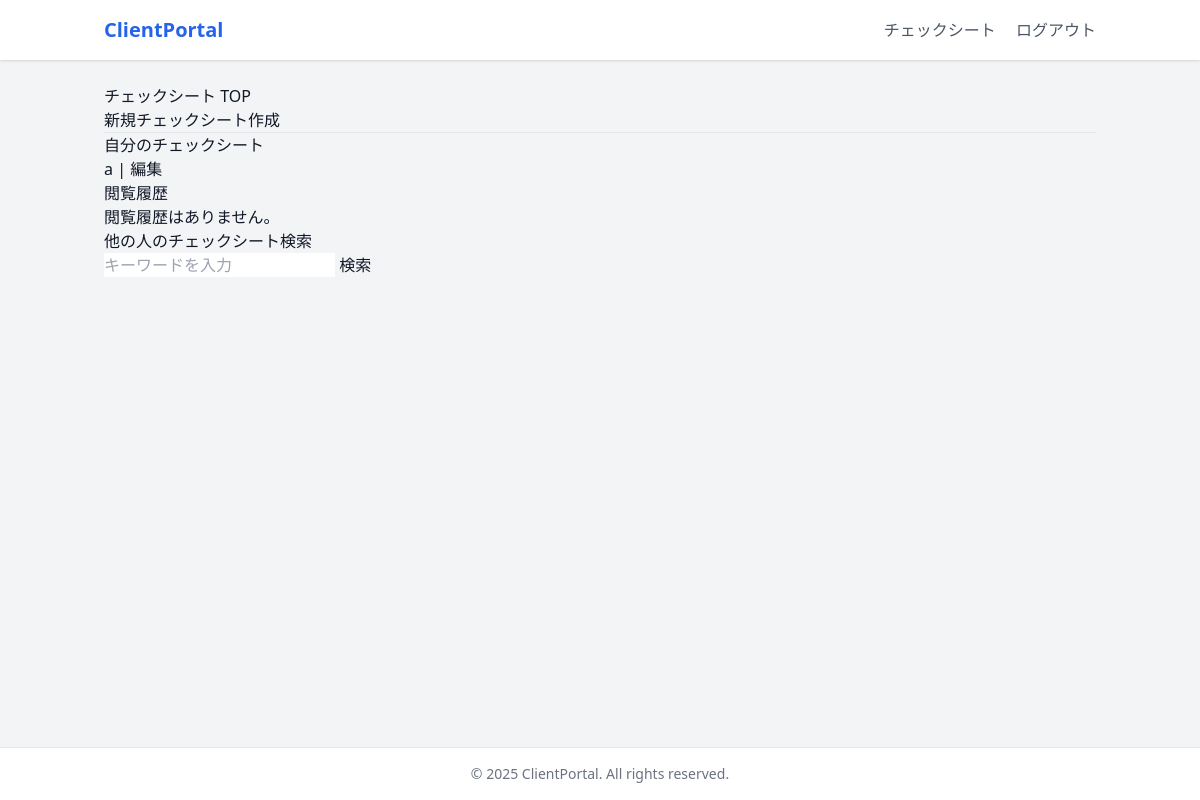
The app's page /check_sheet/ (signed in), older data.
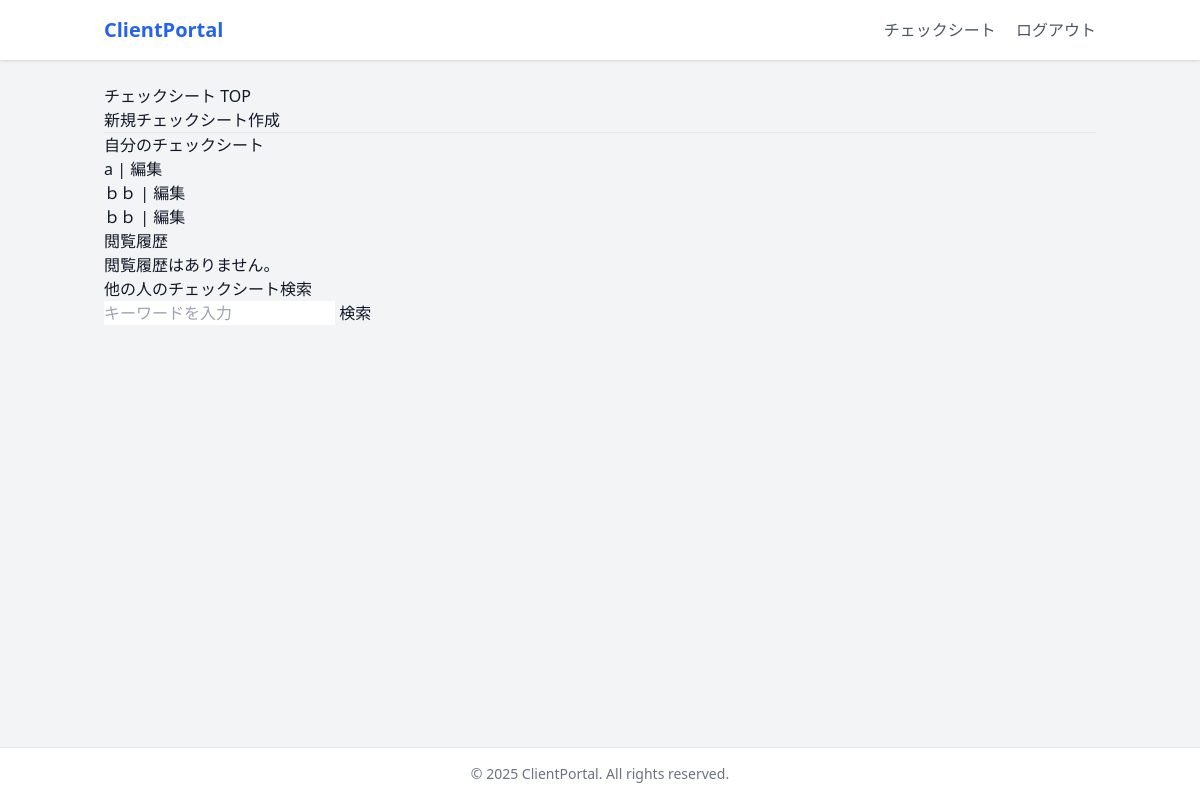
The same page, newer data.
### check_sheet/models.py (models this page shows, shortened)
class CheckSheet(models.Model):
    title = models.CharField(max_length=200, null=True, blank=True)  # チェックシートのタイトル
    description = models.TextField(null=True, blank=True)  # チェックシートの説明
    created_by = models.ForeignKey(User, on_delete=models.CASCADE, null=True, blank=True)  # 作成者（NRISユーザー）
    password = models.CharField(max_length=64, null=True, blank=True)  # クライアント用のパスワード
    id = models.CharField(primary_key=True, max_length=100, editable=False)
    system_name = models.CharField(max_length=100, null=True, blank=True)
    purpose = models.TextField(null=True, blank=True)
    environment = models.CharField(max_length=50, null=True, blank=True)
    language = models.CharField(max_length=50, null=True, blank=True)
    release_status = models.CharField(max_length=50, null=True, blank=True)
    url_or_ip = models.CharField(max_length=100, null=True, blank=True)
    host_name = models.CharField(max_length=100, null=True, blank=True)
    os = models.CharField(max_length=100, null=True, blank=True)
    web_server = models.CharField(max_length=100, null=True, blank=True)
    app_server = models.CharField(max_length=100, null=True, blank=True)
    framework = models.CharField(max_length=100, null=True, blank=True)
    db_server = models.CharField(max_length=100, null=True, blank=True)
    login_id = models.CharField(max_length=100, null=True, blank=True)
    login_password = models.CharField(max_length=100, null=True, blank=True)
    permission = models.CharField(max_length=100, null=True, blank=True)
    organization = models.CharField(max_length=100, null=True, blank=True)
    outsourcing_info = models.TextField(null=True, blank=True)
    aws_services = models.TextField(null=True, blank=True)
    session_timeout = models.IntegerField(null=True, blank=True)
    password_encryption = models.CharField(max_length=100, null=True, blank=True)
    password_expiry = models.IntegerField(null=True, blank=True)
    password_reuse_limit = models.IntegerField(null=True, blank=True)
    initial_password_change = models.BooleanField(null=True, blank=True)
    supported_browsers = models.TextField(null=True, blank=True)
    credit_card_info = models.TextField(null=True, blank=True)
    waf_info = models.TextField(null=True, blank=True)
    cms_info = models.TextField(null=True, blank=True)
    file_upload_info = models.TextField(null=True, blank=True)
    shell_info = models.TextField(null=True, blank=True)
    c_library_info = models.TextField(null=True, blank=True)
    log4j_info = models.TextField(null=True, blank=True)
    spring_info = models.TextField(null=True, blank=True)
    security_measures = models.TextField(null=True, blank=True)
    diagnostic_date = models.DateField(null=True, blank=True)
    diagnostic_time = models.TimeField(null=True, blank=True)
    extension_possible = models.BooleanField(null=True, blank=True)
    extension_contact = models.CharField(max_length=100, null=True, blank=True)
    report_recipient = models.CharField(max_length=100, null=True, blank=True)
    onsite_contact = models.CharField(max_length=100, null=True, blank=True)
    server_info = models.TextField(null=True, blank=True)
    diagnostic_ip_info = models.TextField(null=True, blank=True)
    diagnostic_notes = models.TextField(null=True, blank=True)

### check_sheet/views.py (the view)
# urls.py: path("", views.check_sheet_top, name="top"),
@guest_forbidden
def check_sheet_top(request):
    form = CheckSheetForm()
    my_sheets = CheckSheet.objects.filter(created_by=request.user)
    viewed_ids = request.session.get("viewed_check_sheets", [])
    viewed_sheets = CheckSheet.objects.filter(id__in=viewed_ids)
    q = request.GET.get("q")
    search_results = CheckSheet.objects.filter(title__icontains=q) if q else []
    context = {
        "form": form,
        "my_sheets": my_sheets,
        "viewed_sheets": viewed_sheets,
        "search_results": search_results,
    }
    return render(request, "check_sheet_top.html", context)

### check_sheet/forms.py
class CheckSheetForm(forms.ModelForm):
    class Meta:
        model = CheckSheet
        fields = ['title', 'description']  # ユーザーに入力してもらうフィールド

### core/functions/decorator.py (called while the page is built)
def guest_forbidden(view_func):
    @wraps(view_func)
    def _wrapped_view(request, *args, **kwargs):
        user = request.user
        if is_guest_user(user):
            return HttpResponseForbidden("ゲストユーザーはこの操作を許可されていません。")
        return view_func(request, *args, **kwargs)
    return _wrapped_view

### core/functions/userCheckHelper.py (called while the page is built)
def is_guest_user(user_or_username):
    if isinstance(user_or_username, User):
        return user_or_username.groups.filter(name="guest").exists()
    elif isinstance(user_or_username, str):
        return User.objects.filter(username=user_or_username, groups__name="guest").exists()
    else:
        return False

### check_sheet/templates/check_sheet_top.html (shortened to what this page needs)
{% extends 'base.html' %}
{% block content %}
<h1>チェックシート TOP</h1>
<h3><a href="{% url 'check_sheet:create' %}">新規チェックシート作成</a></h3>
<hr>
<h3>自分のチェックシート</h3>
<ul>
  {% for sheet in my_sheets %}
    <li>
      <a href="{% url 'check_sheet:detail' sheet.id %}">{{ sheet.title }}</a> |
      <a href="{% url 'check_sheet:edit' sheet.id %}">編集</a>
    </li>
  {% empty %}
    <li>作成されたチェックシートはありません。</li>
  {% endfor %}
</ul>
<h3>閲覧履歴</h3>
<ul>
  {% for sheet in viewed_sheets %}
    <li><a href="{% url 'check_sheet:detail' sheet.id %}">{{ sheet.title }}</a></li>
  {% empty %}
    <li>閲覧履歴はありません。</li>
  {% endfor %}
</ul>
<h3>他の人のチェックシート検索</h3>
<form method="get" action="{% url 'check_sheet:search' %}">
  <input type="text" name="q" placeholder="キーワードを入力">
  <button type="submit">検索</button>
</form>
{% endblock %}

Row changes from the older to the newer data that the page shows:
added CheckSheet: title "ｂｂ"
added CheckSheet: title "ｂｂ"
